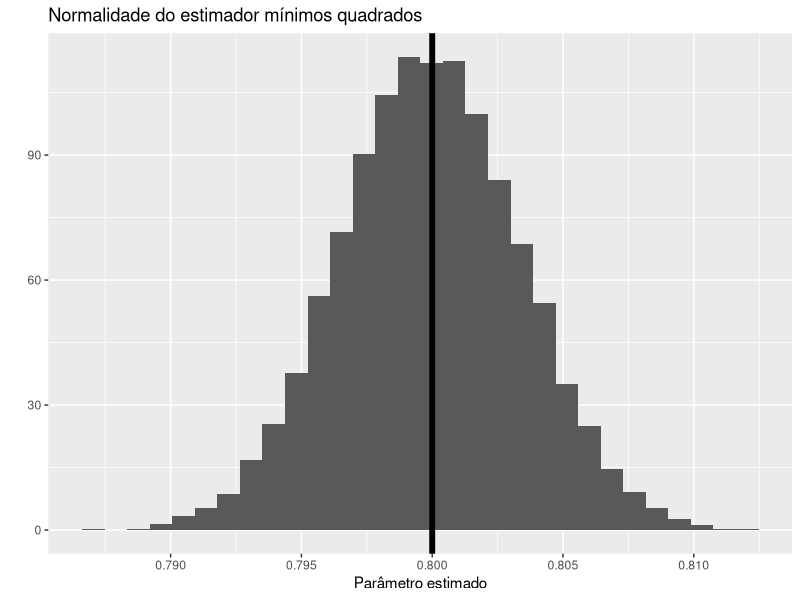
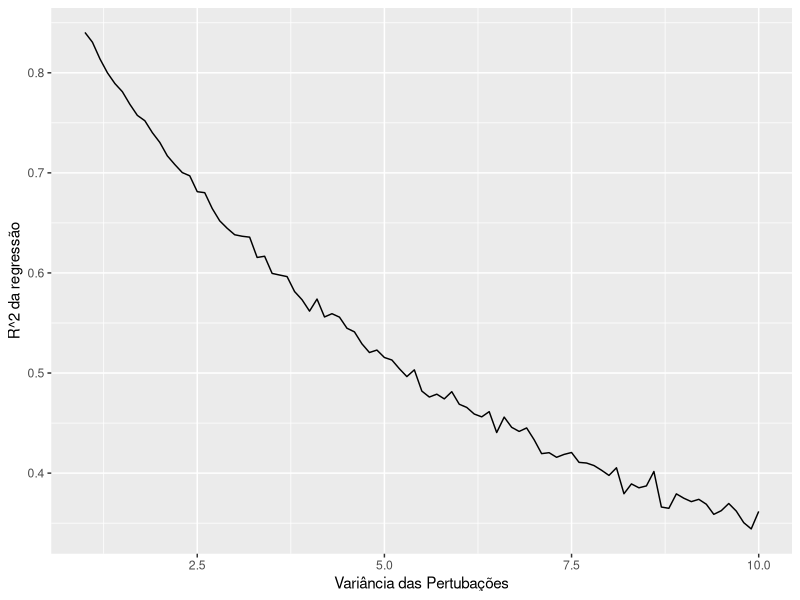

Write the R code that produced these figures, in order.
## ---- chunk 1

library(ggplot2)
library(dplyr)

set.seed(1234)

parametros = vector() # vetor vazio que será preenchido
variancia_estimador = vector()
m = 10000 # tamanho máximos de amostra

for(i in 1:m) {

X = runif(n = m, min = 10, max = 20) # n = 2000 de uma variável aleatória X ~ U(10,20)
u = rnorm(n = m) # pertubações aleatórias com distribuição u ~ N(0,1)
    
Y = 5 + 0.8*X + u   # criamos Y a partir de X e u

dados = data.frame(explicada = Y,
                   explicativa = X)

modelo = lm(Y ~ X, # fórmula do modelo a ser estimado 
             data = dados) # data.frame em que estão as variáveis
  
parametros[i] = coef(modelo)[2] # pegamos somente o parâmetro estimado para X
variancia_estimador[i] = var(parametros)

}

df_parametros = data.frame(Estimado = parametros,
                           Amostra = 1:m) #criamos um dataframe para o ggplot2

df_parametros %>%
  ggplot(aes(x = Estimado)) +
  geom_histogram(aes(y = ..density..)) + 
  geom_vline(xintercept = .8, # linha vertical no parâmetro verdadeiro
             size = 2) +
  ylab("") +
  xlab("Parâmetro estimado") +
  labs(title = "Normalidade do estimador mínimos quadrados")


## ---- chunk 2
variancias = seq(1, 10, by = 0.1)

errequadrados = vector()

for(i in 1:length(variancias)) {

u = rnorm(n = m, 
          sd = sqrt(variancias[i])) # pertubações aleatórias com distribuição u ~ N(0,sigma)

Y = 5 + 0.8*X + u

dados = data.frame(explicada = Y,
                   explicativa = X)

modelo = lm(Y ~ X, # fórmula do modelo a ser estimado 
             data = dados) # data.frame em que estão as variáveis

errequadrados[i] = summary(modelo)$r.squared
}

grafico = data.frame(explicada = errequadrados,
                     explicativa = variancias)

grafico %>%
  ggplot(aes(y = explicada,x = explicativa)) +
  geom_line() +
  ylab("R^2 da regressão") +
  xlab("Variância das Pertubações")
